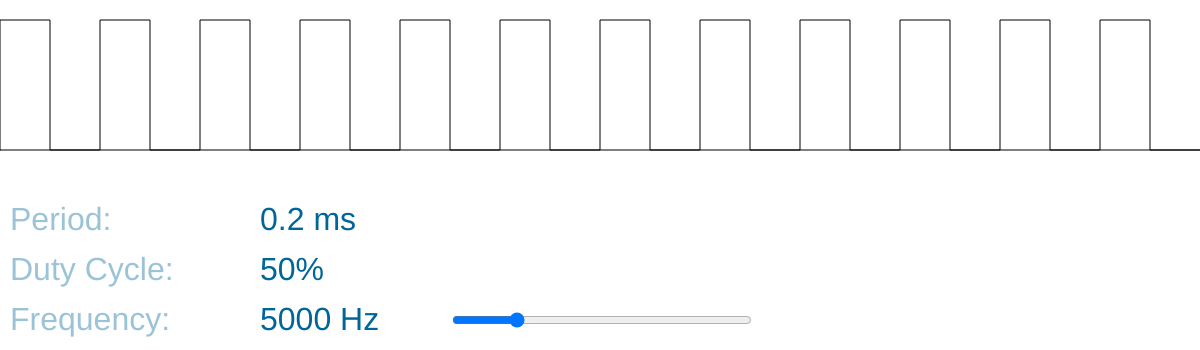
Frame 1 (no input)
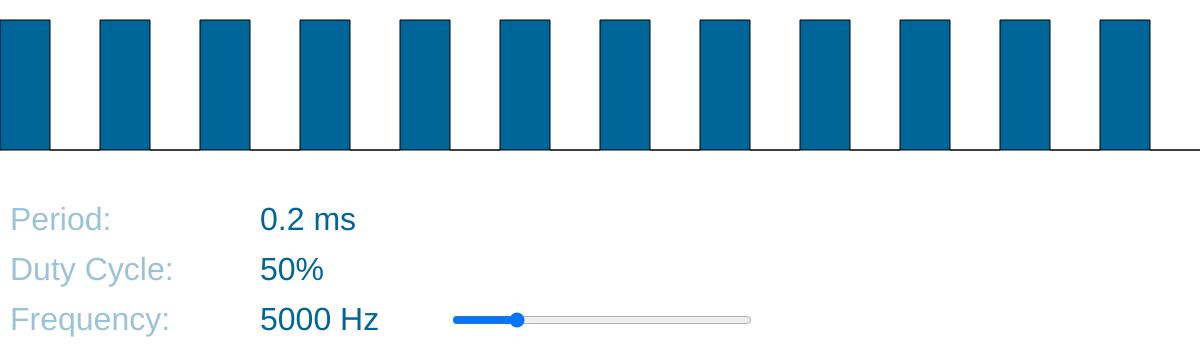
Frame 60 (no input)
Frame 120 (the mouse pressed at the canvas centre since frame 60): identical to frame 60, image omitted

The p5.js sketch that drew these frames (run headless with seeded random() and noise() and a simulated clock; from frame 60 on, the mouse is pressed at the canvas centre):

// p5.js sketch
// ── sketch.js
const Y_HIGH = 20;
const Y_LOW = 150;
const labelX = 10;
const valueX = 260;

let periodSlider;
let dutyCycleSlider;

function setup() {
  createCanvas(windowWidth, 350);

  periodSlider = createSlider(1, 1000, 200)
    .position(450, 80 + 230)
    .style('width', '300px');
  periodSlider.elt.onchange = redraw;
  periodSlider.elt.onmousemove = redraw;

  dutyCycleSlider = createSlider(0.01, 1, 0.5, 0.01)
    .position(450, 80 + 280)
    .style('width', '300px');
  dutyCycleSlider.elt.onchange = redraw;
  dutyCycleSlider.elt.onmousemove = redraw;

  redraw();
}

function draw() {
  background(255);

  const period = periodSlider.value();
  const dutyCycle = dutyCycleSlider.value();
  const xPeriod = max(period / 2, 1);

  // draw the graph
  let x = 0;

  beginShape();
  vertex(x, Y_LOW);
  while (x < width) {
    let x1 = x + xPeriod * dutyCycle;
    let x2 = x + xPeriod;
    vertex(x, Y_HIGH);
    vertex(x1, Y_HIGH);
    vertex(x1, Y_LOW);
    vertex(x2, Y_LOW);
    x = x2;
  }
  endShape(CLOSE);

  // draw the labels
  textSize(32);
  fill(0, 102, 153, 100);
  text("Period:", labelX, 230);
  text("Duty Cycle:", labelX, 280);
  text("Frequency:", labelX, 330);
  fill(0, 102, 153);
  text(formatNumber(period / 1000) + " ms", valueX, 230);
  text(Math.round(dutyCycle * 100) + "%", valueX, 280);
  text(Math.round(1000000 / period) + " Hz", valueX, 330);
}

const formatNumber = n => String(n).replace(/(\.\d{2})\d+/, '$1')

// ── layout.js
// Layout
const SERVO_X = 50;
const SERVO_Y = 50;

let layout;

function calculateLayout() {
  const windowIsNarrow = window.innerWidth <= 400;
  const header = document.getElementById("header");
  const headerHeight = header.offsetTop + header.offsetHeight;

  const valueX = windowIsNarrow ? 200 : 220;
  const controlsX = windowIsNarrow ? 10 : 450;
  const lineHeight = windowIsNarrow ? 80 : 50;
  const firstLabelY = windowIsNarrow ? 200 : 230;

  layout = {
    headerHeight,
    controlOffsetY: headerHeight - 18 + (windowIsNarrow ? 25 : 0),

    // y positions of low and high voltage
    pwmHighY: 20,
    pwmLowY: 150,

    labelX: 10,
    valueX,
    controlsX,

    lineHeight,
    periodLabelY: firstLabelY,
    frequencyLabelY: firstLabelY + lineHeight,
    dutyCycleLabelY: firstLabelY + 2 * lineHeight,
    showAverageLabelY: firstLabelY + 3 * lineHeight,
  };
}

// ── styles.css
body {
  margin: 10px;
  }

  canvas {
    position: relative;
    left: -10px;
  }

h1 {
  color: gray;
  text-align: center;
  font-size: 40px;
}

footer {
  position: absolute;
  bottom: 5px;
}

footer a {
  color: gray;
}

input {
  color: red
}
